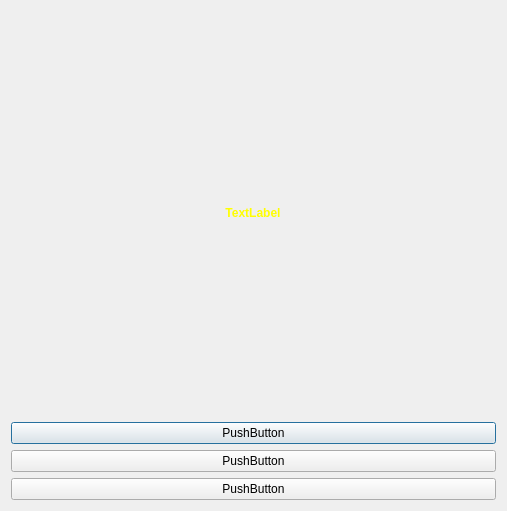
<?xml version="1.0" encoding="UTF-8"?>
<ui version="4.0">
 <class>FightDialog</class>
 <widget class="QDialog" name="FightDialog">
  <property name="geometry">
   <rect>
    <x>0</x>
    <y>0</y>
    <width>507</width>
    <height>511</height>
   </rect>
  </property>
  <property name="minimumSize">
   <size>
    <width>507</width>
    <height>511</height>
   </size>
  </property>
  <property name="maximumSize">
   <size>
    <width>507</width>
    <height>511</height>
   </size>
  </property>
  <property name="windowTitle">
   <string>Dialog</string>
  </property>
  <property name="styleSheet">
   <string notr="true">border-image: url(:/new/prefix1/timg.jpg);</string>
  </property>
  <layout class="QVBoxLayout" name="verticalLayout">
   <item alignment="Qt::AlignHCenter|Qt::AlignVCenter">
    <widget class="QLabel" name="label">
     <property name="styleSheet">
      <string notr="true">border-image: url;
font: 75 14pt &quot;等线&quot;;
color: rgb(255, 255, 127);</string>
     </property>
     <property name="text">
      <string>&lt;html&gt;&lt;head/&gt;&lt;body&gt;&lt;p align=&quot;center&quot;&gt;&lt;span style=&quot; font-weight:600; color:#ffff00;&quot;&gt;TextLabel&lt;/span&gt;&lt;/p&gt;&lt;/body&gt;&lt;/html&gt;</string>
     </property>
    </widget>
   </item>
   <item>
    <widget class="QPushButton" name="pushButton">
     <property name="styleSheet">
      <string notr="true">border-image: url</string>
     </property>
     <property name="text">
      <string>PushButton</string>
     </property>
    </widget>
   </item>
   <item>
    <widget class="QPushButton" name="pushButton_2">
     <property name="styleSheet">
      <string notr="true">border-image: url</string>
     </property>
     <property name="text">
      <string>PushButton</string>
     </property>
    </widget>
   </item>
   <item>
    <widget class="QPushButton" name="pushButton_3">
     <property name="styleSheet">
      <string notr="true">border-image: url</string>
     </property>
     <property name="text">
      <string>PushButton</string>
     </property>
    </widget>
   </item>
  </layout>
 </widget>
 <resources/>
 <connections/>
</ui>
